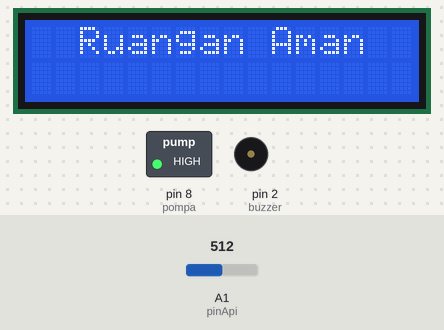
Bench run of a sketch on a simulated Arduino Uno, built with avr-gcc and run on an emulated ATmega328P. Shown: 16×2 character LCD, switched loads named in the sketch (green lamp = pin HIGH), buzzer (waves = sounding, pin HIGH). The test bench sets the inputs (shaded band); at power-on: A1 (pinApi) = 512. What the sketch prints to the serial monitor is not drawn.

Above: at 1.2 s.
1.3 s: A1 (pinApi) set to 109
7.6 s: A1 (pinApi) set to 93
At 10.3 s:
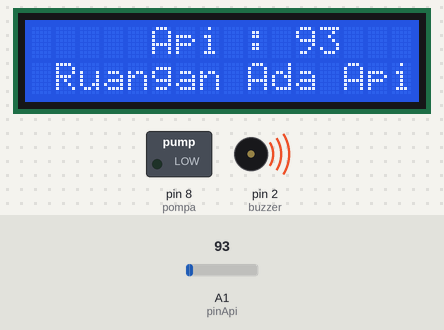
15.4 s: A1 (pinApi) set to 0
At 22.3 s:
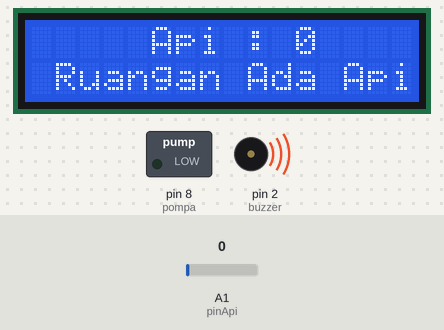
22.6 s: A1 (pinApi) set to 110
At 27.6 s:
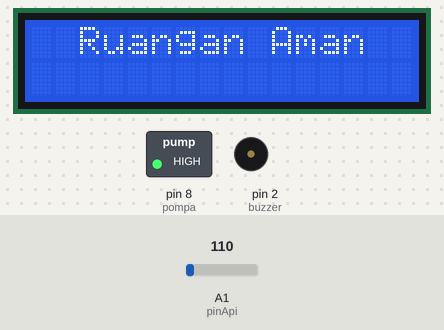
Timing chart, 0 to 29.1 s (numbered marks = the images above; inputs shaded):
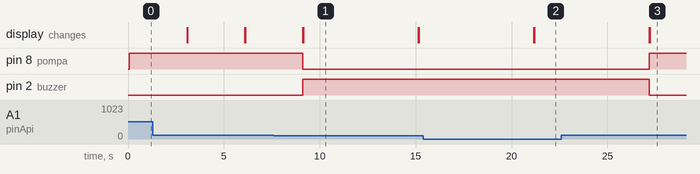

The sketch:

SENSORFLAME.ino
```cpp
#include <LiquidCrystal_I2C.h>
#include <Wire.h>
LiquidCrystal_I2C lcd = LiquidCrystal_I2C(0x27, 16, 2);

const int pinApi = A1;      //inisialisasi sensor api pin pada A1
const int pompa = 8;       // inisialisasi pompa pin pada 8
const int buzzer = 2;     // inisialisasi buzzer pin pada 2

int fireValue = 0;

void setup() {
  Serial.begin(9600);
  lcd.init();
  lcd.backlight();
  lcd.clear();
 pinMode(pinApi, INPUT); // Untuk menentukan pin sensor api sebagai input
 pinMode(buzzer, OUTPUT);  // Untuk menentukan pin buzzer sebagai output
 pinMode(pompa, OUTPUT); // Untuk menentukan pin pompa sebagai output
digitalWrite(buzzer,LOW);
digitalWrite(pompa,HIGH);

}
void loop() {
fireValue = analogRead(pinApi); // Membaca nilai sensor api
Serial.print("Api: ");
Serial.println(fireValue);

//output Api
if (fireValue < 100){
  digitalWrite(buzzer, HIGH);
  digitalWrite(pompa, LOW);
  lcd.setCursor(5, 0);
  lcd.print("Api : ");
  lcd.print(fireValue);
  lcd.setCursor(1, 1);
  lcd.print("Ruangan Ada Api");
  delay(6000);
  lcd.clear();
}
else {
  digitalWrite(buzzer, LOW);
  digitalWrite(pompa, HIGH);
  lcd.setCursor(2, 0);
  lcd.print("Ruangan Aman");
  delay(3000);
  lcd.clear();
}
}
```

Measured:
- the behaviour switches between 100 and 99 on A1 (pinApi) (found by bisection; images 0 and 1)
- after the input at 7.6 s, pin 8 (pompa): HIGH → LOW after 1.5 s; pin 2 (buzzer): LOW → HIGH after 1.5 s; the display: first differs from a run without the input after 1.5 s (image 1)
- after the input at 15.4 s, the display: first differs from a run without the input after 5.8 s (image 2)
- after the input at 22.6 s, pin 8 (pompa): LOW → HIGH after 4.6 s; pin 2 (buzzer): HIGH → LOW after 4.6 s; the display: first differs from a run without the input after 4.6 s (image 3)
- what the display in image 1 shows lasts 6.0 s, from 9.1 s to 15.1 s
